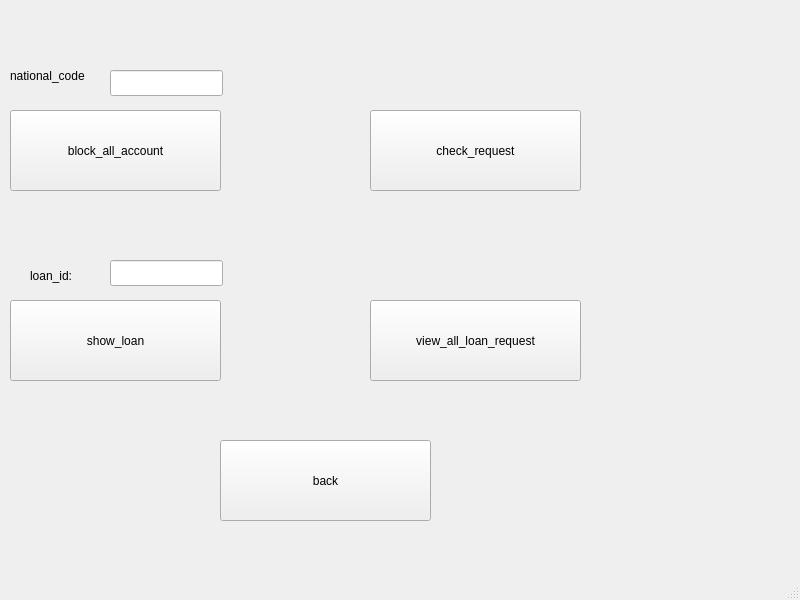
<?xml version="1.0" encoding="UTF-8"?>
<ui version="4.0">
 <class>facility_menu</class>
 <widget class="QMainWindow" name="facility_menu">
  <property name="geometry">
   <rect>
    <x>0</x>
    <y>0</y>
    <width>800</width>
    <height>600</height>
   </rect>
  </property>
  <property name="windowTitle">
   <string>MainWindow</string>
  </property>
  <widget class="QWidget" name="centralwidget">
   <widget class="QLineEdit" name="lineEdit">
    <property name="geometry">
     <rect>
      <x>110</x>
      <y>70</y>
      <width>113</width>
      <height>26</height>
     </rect>
    </property>
   </widget>
   <widget class="QLabel" name="label">
    <property name="geometry">
     <rect>
      <x>10</x>
      <y>60</y>
      <width>111</width>
      <height>31</height>
     </rect>
    </property>
    <property name="text">
     <string>national_code</string>
    </property>
   </widget>
   <widget class="QPushButton" name="pushButton">
    <property name="geometry">
     <rect>
      <x>10</x>
      <y>110</y>
      <width>211</width>
      <height>81</height>
     </rect>
    </property>
    <property name="text">
     <string>block_all_account</string>
    </property>
   </widget>
   <widget class="QPushButton" name="pushButton_2">
    <property name="geometry">
     <rect>
      <x>370</x>
      <y>300</y>
      <width>211</width>
      <height>81</height>
     </rect>
    </property>
    <property name="text">
     <string>view_all_loan_request</string>
    </property>
   </widget>
   <widget class="QPushButton" name="pushButton_3">
    <property name="geometry">
     <rect>
      <x>370</x>
      <y>110</y>
      <width>211</width>
      <height>81</height>
     </rect>
    </property>
    <property name="text">
     <string>check_request</string>
    </property>
   </widget>
   <widget class="QLabel" name="label_2">
    <property name="geometry">
     <rect>
      <x>30</x>
      <y>260</y>
      <width>111</width>
      <height>31</height>
     </rect>
    </property>
    <property name="text">
     <string>loan_id:</string>
    </property>
   </widget>
   <widget class="QPushButton" name="pushButton_4">
    <property name="geometry">
     <rect>
      <x>10</x>
      <y>300</y>
      <width>211</width>
      <height>81</height>
     </rect>
    </property>
    <property name="text">
     <string>show_loan</string>
    </property>
   </widget>
   <widget class="QLineEdit" name="lineEdit_2">
    <property name="geometry">
     <rect>
      <x>110</x>
      <y>260</y>
      <width>113</width>
      <height>26</height>
     </rect>
    </property>
   </widget>
   <widget class="QPushButton" name="pushButton_5">
    <property name="geometry">
     <rect>
      <x>220</x>
      <y>440</y>
      <width>211</width>
      <height>81</height>
     </rect>
    </property>
    <property name="text">
     <string>back</string>
    </property>
   </widget>
  </widget>
  <widget class="QMenuBar" name="menubar">
   <property name="geometry">
    <rect>
     <x>0</x>
     <y>0</y>
     <width>800</width>
     <height>26</height>
    </rect>
   </property>
  </widget>
  <widget class="QStatusBar" name="statusbar"/>
 </widget>
 <resources/>
 <connections/>
</ui>
